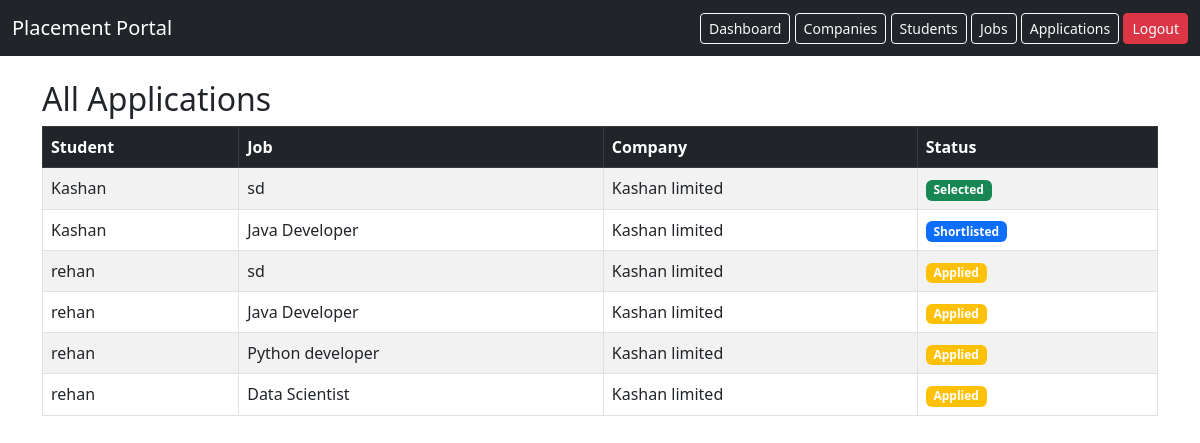
Before: /admin/applications (signed in) with the older database file.
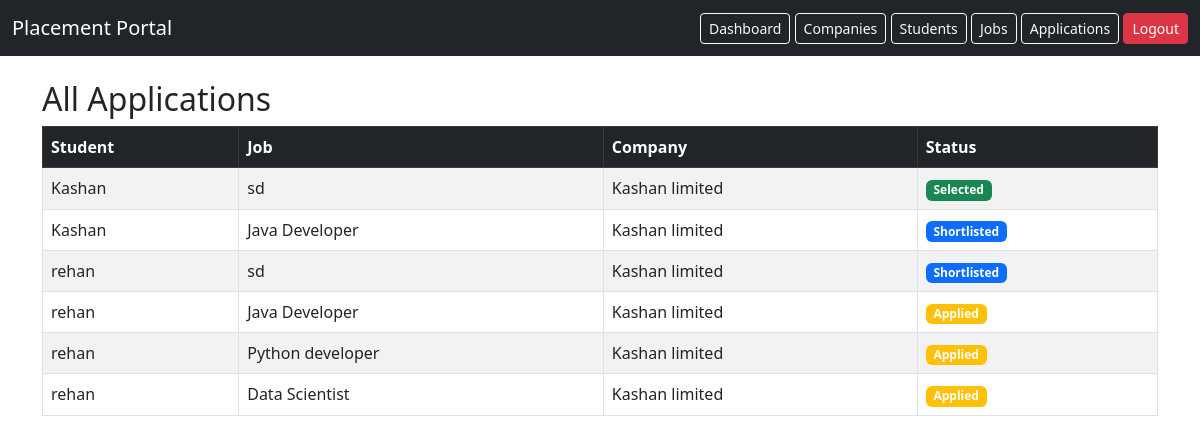
After: the same page with the newer database file.
### models.py (models this page shows)
class Application(db.Model):
    __tablename__ = 'applications'
    id = db.Column(db.Integer, primary_key=True)
    applied_on = db.Column(db.DateTime, default=datetime.utcnow)
    status = db.Column(db.String(50), default='Applied')
    student_id = db.Column(
        db.Integer,
        db.ForeignKey('students.id'),
        nullable=False
    )
    job_id = db.Column(
        db.Integer,
        db.ForeignKey('jobs.id'),
        nullable=False
    )
    __table_args__ = (
        db.UniqueConstraint('student_id', 'job_id', name='unique_student_job'),
    )

class Student(db.Model):
    __tablename__ = 'students'
    id = db.Column(db.Integer, primary_key=True)
    name = db.Column(db.String(150), nullable=False)
    email = db.Column(db.String(120), unique=True, nullable=False)
    password = db.Column(db.String(200), nullable=False)
    applications = db.relationship('Application', backref='student', lazy=True)
    education = db.Column(db.String(200))
    resume_text = db.Column(db.Text)
    resume_link = db.Column(db.String(300))
    skills = db.Column(db.String(300))
    cgpa = db.Column(db.Float)
    linkedin = db.Column(db.String(300))
    github = db.Column(db.String(300))
    location = db.Column(db.String(200))
    is_active = db.Column(db.Boolean, default=True)
    contact = db.Column(db.String(15))

class Job(db.Model):
    __tablename__ = 'jobs'
    id = db.Column(db.Integer, primary_key=True)
    title = db.Column(db.String(150), nullable=False)
    description = db.Column(db.Text)
    status = db.Column(db.String(50), default='Pending')
    salary = db.Column(db.Integer)
    deadline = db.Column(db.Date)
    skills = db.Column(db.String(200))
    location = db.Column(db.String(200))
    cgpa_cutoff = db.Column(db.Float)
    approved = db.Column(db.Boolean, default=False)
    company_id = db.Column(
        db.Integer,
        db.ForeignKey('companies.id'),
        nullable=False
    )
    applications = db.relationship('Application', backref='job', lazy=True)

class Company(db.Model):
    __tablename__ = 'companies'
    id = db.Column(db.Integer, primary_key=True)
    name = db.Column(db.String(150), nullable=False)
    email = db.Column(db.String(120), unique=True, nullable=False)
    approved = db.Column(db.Boolean, default=False)
    industry = db.Column(db.String(100))
    password = db.Column(db.String(200), nullable=False)
    is_active = db.Column(db.Boolean, default=True)
    jobs = db.relationship('Job', backref='company', lazy=True)

### app.py (the view)
@app.route('/admin/applications')
def admin_applications():
    if session.get('role') != "admin":
        return redirect(url_for('admin_login'))
    applications = Application.query.all()
    return render_template(
        'admin_applications.html',
        applications=applications
    )

### templates/admin_applications.html
{% extends "base.html" %}
{% block content %}
<h2>All Applications</h2>
<table class="table table-striped table-bordered">
    <thead class="table-dark">
        <tr>
            <th>Student</th>
            <th>Job</th>
            <th>Company</th>
            <th>Status</th>
        </tr>
    </thead>
    <tbody>
        {% for a in applications %}
        <tr>
            <td>{{ a.student.name }}</td>
            <td>{{ a.job.title }}</td>
            <td>{{ a.job.company.name }}</td>
            <td>
                {% if a.status == "Selected" %}
                    <span class="badge bg-success">Selected</span>
                {% elif a.status == "Shortlisted" %}
                    <span class="badge bg-primary">Shortlisted</span>
                {% elif a.status == "Rejected" %}
                    <span class="badge bg-danger">Rejected</span>
                {% else %}
                    <span class="badge bg-warning">Applied</span>
                {% endif %}
            </td>
        </tr>
        {% endfor %}
    </tbody>
</table>
{% endblock %}

Changed rows visible on the page:
changed Application (number 3 of 6 on the later page): status "Applied" → "Shortlisted"
